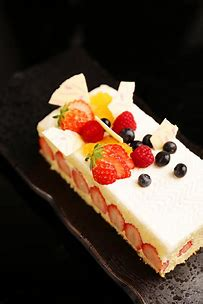
#> input picture robot-and-vision/resource/chapter4/1.jpg, 203 x 304 px
$ python dmeo13.py
#> lines starting #> are read from the running program, lines starting #| are printed output that depends on the picture
import cv2 as cv
import numpy as np

img1 = cv.imread("../../resource/chapter4/1.jpg")
#> img1 is the input picture: shape (304, 203, 3); mean B, G, R 50.8, 64, 81.3
img2 = cv.imread("../../resource/chapter4/2.jpg")
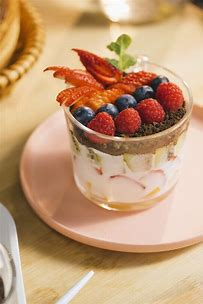
#> input picture robot-and-vision/resource/chapter4/2.jpg, 203 x 304 px
#> img2 is the input picture: shape (304, 203, 3); mean B, G, R 121, 156.6, 194.7
cv.imshow("img1", img1)
cv.imshow("img2", img2)
part = img1[100:250, 50:150]
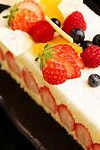
#> part: shape (150, 100, 3); mean B, G, R 77.2, 111, 165.1
img2[100:250, 50:150] = part
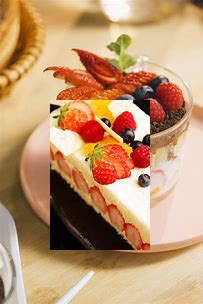
#> img2: shape (304, 203, 3); mean B, G, R 113.6, 151.1, 191.5
cv.imshow("result", img2)
cv.waitKey()
cv.destroyAllWindows()
